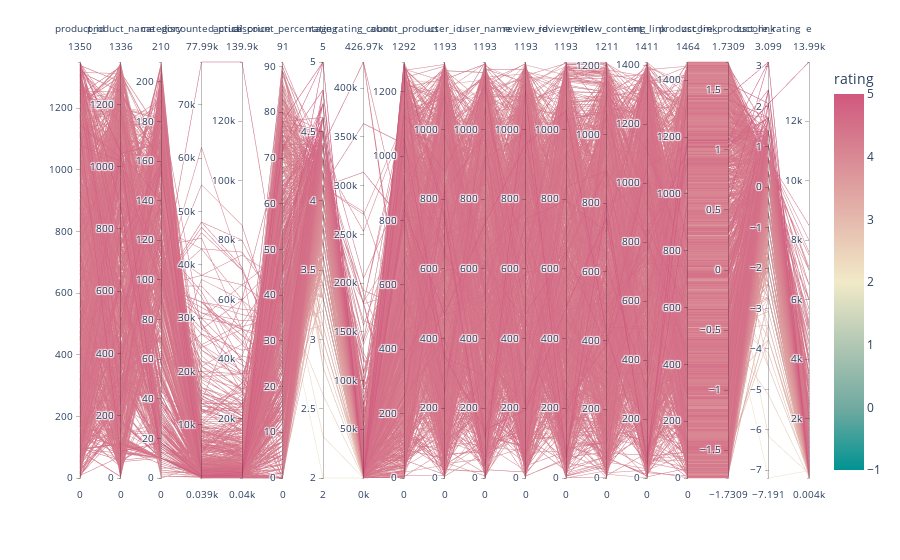

Notebook code for this chart:
### Code cell
fig = px.parallel_coordinates(Amazon, color="rating", labels={'product_id': 'product_id', 'product_name' : 'product_name' , 'category' : 'category' , 'discounted_price' : 'discounted_price','actual_price' : 'actual_price', 'discount_percentage' : 'discount_percentage', 'rating' : 'rating', 'rating_count' : 'rating_count','about_product' : 'about_product', 'user_id' : 'user_id', 'user_name' : 'user_name', 'review_id' : 'review_id', 'review_title' : 'review_title','review_content' : 'review_content', 'img_link' : 'img_link', 'product_link' : 'product_link', },
                    color_continuous_scale=px.colors.diverging.Tealrose, color_continuous_midpoint=2)
fig.show()

### Figure 1 — Plotly figure (JSON) as saved in the notebook; plotly's stock layout.template omitted (floating-point values rounded to 4 significant figures; data arrays with more than 128 entries replaced by an {"elided": "..."} marker saying what was removed)
{"data": [{"dimensions": [{"label": "product_id", "values": {"elided": "1465 int values"}}, {"label": "product_name", "values": {"elided": "1465 int values"}}, {"label": "category", "values": {"elided": "1465 int values"}}, {"label": "discounted_price", "values": {"elided": "1465 float values"}}, {"label": "actual_price", "values": {"elided": "1465 float values"}}, {"label": "discount_percentage", "values": {"elided": "1465 int values"}}, {"label": "rating", "values": {"elided": "1465 float values"}}, {"label": "rating_count", "values": {"elided": "1465 int values"}}, {"label": "about_product", "values": {"elided": "1465 int values"}}, {"label": "user_id", "values": {"elided": "1465 int values"}}, {"label": "user_name", "values": {"elided": "1465 int values"}}, {"label": "review_id", "values": {"elided": "1465 int values"}}, {"label": "review_title", "values": {"elided": "1465 int values"}}, {"label": "review_content", "values": {"elided": "1465 int values"}}, {"label": "img_link", "values": {"elided": "1465 int values"}}, {"label": "product_link", "values": {"elided": "1465 int values"}}, {"label": "zscore_product_link", "values": {"elided": "1465 float values"}}, {"label": "zscore_rating", "values": {"elided": "1465 float values"}}, {"label": "e", "values": {"elided": "1465 float values"}}], "domain": {"x": [0, 1], "y": [0, 1]}, "line": {"color": {"elided": "1465 float values"}, "coloraxis": "coloraxis"}, "name": "", "type": "parcoords"}], "layout": {"coloraxis": {"cmid": 2, "colorbar": {"title": {"text": "rating"}}, "colorscale": [[0, "rgb(0, 147, 146)"], [0.1667, "rgb(114, 170, 161)"], [0.3333, "rgb(177, 199, 179)"], [0.5, "rgb(241, 234, 200)"], [0.6667, "rgb(229, 185, 173)"], [0.8333, "rgb(217, 137, 148)"], [1, "rgb(208, 88, 126)"]]}, "legend": {"tracegroupgap": 0}, "margin": {"t": 60}}}
